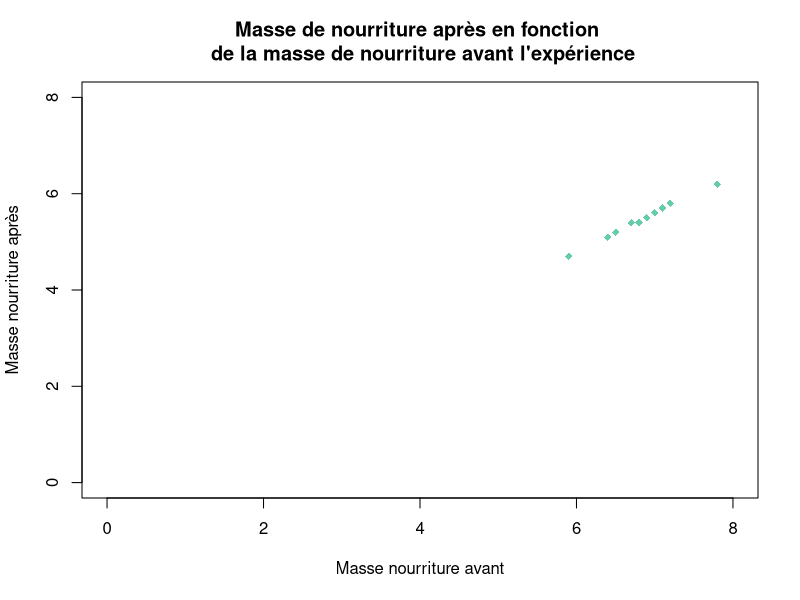
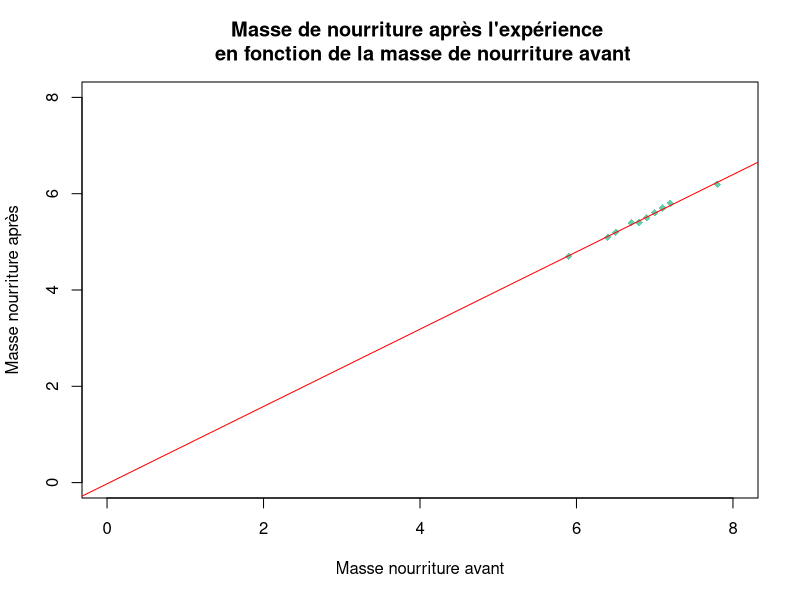
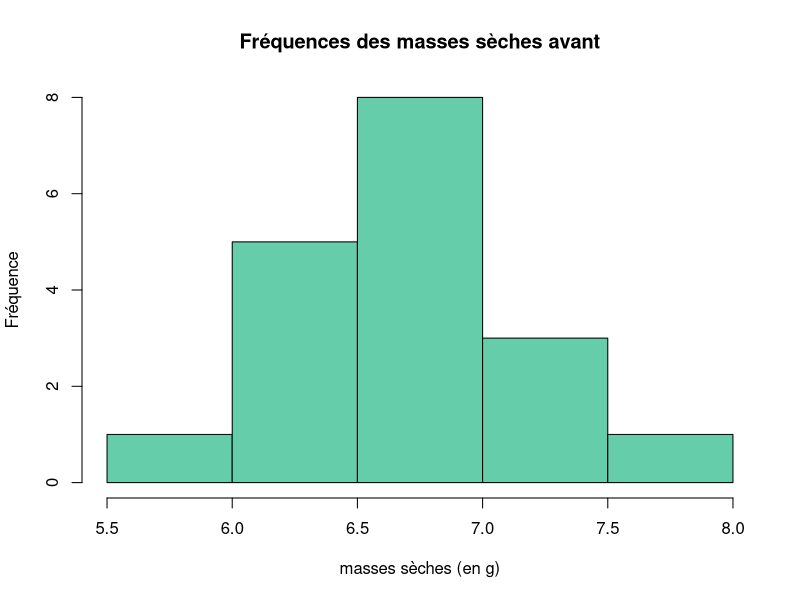
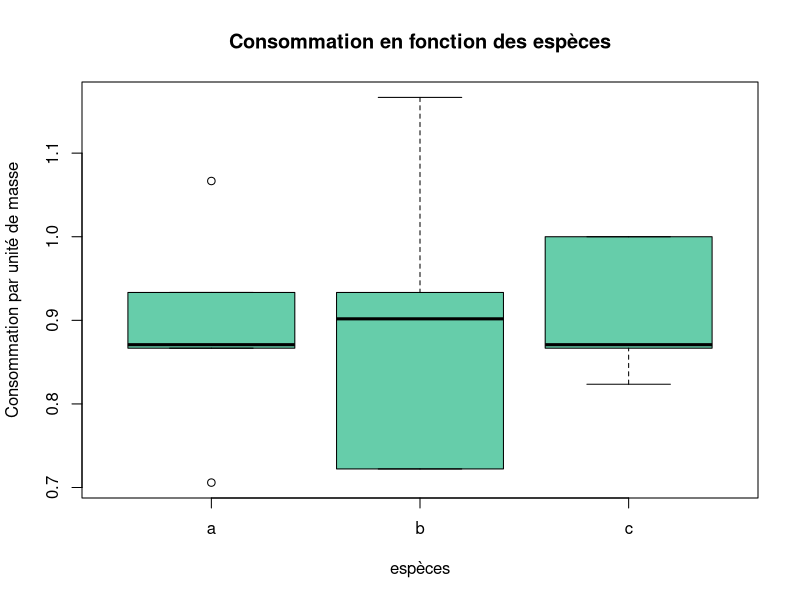

R code for these plots, in order:
## ---- chunk 1
knitr::opts_chunk$set(echo = TRUE)
## ---- chunk 2
setwd("C:/Users/camil/Camille/1_These/5_Monitorat/R_Github_repo/Aide_R_cours")
## ---- chunk 3
data <- read.csv(file = "exemple.csv",
                 sep = ";",
                 dec = ",")

head(data)
## ---- chunk 4
data[, 2]
data[, "traitement"]
data$traitement # le $ est une sorte de raccourci pour dire colonne
## ---- chunk 5
data[5, ]
data["5", ]
## ---- chunk 6
data[3, 6]
data[3, "poids_animal"]
## ---- chunk 7
data$conso_tot <- data$poids_sec_av - data$poids_sec_ap
head(data)
## ---- chunk 8
data$conso_masse <- (data$poids_sec_av - data$poids_sec_ap)/data$poids_animal
head(data)
## ---- chunk 9
plot(x = data$poids_sec_av, y = data$poids_sec_ap,
     xlim = c(0, 8), ylim = c(0, 8), 
     pch = 18, 
     cex = 1, 
     col = "aquamarine3",
     xlab = "Masse nourriture avant", ylab = "Masse nourriture après",
     main = "Masse de nourriture après en fonction \n de la masse de nourriture avant l'expérience")

## ---- chunk 10
# 1/ on créé un modèle pour voir s'il peut "fitter" les données?
model <- lm(data$poids_sec_ap ~ data$poids_sec_av)
## ---- chunk 11
# 2/ on regarde les propriétés de ce modèle:

## le R2 qui exprime le pourcentage de variation de y qui est expliqué par le modèle:
summary(model)$adj.r.squared

## les coefficients du modèle c'est à dire l'ordonnée à l'origine et la pente:
model$coefficients
## ---- chunk 12
# 3/ On peut ensuite refaire le graphique précédent en ajoutant la droite de régression grace à la fonction abline():
plot(x = data$poids_sec_av, y = data$poids_sec_ap,
     xlim = c(0, 8), ylim = c(0, 8), 
     pch = 18, 
     cex = 1, 
     col = "aquamarine3",
     xlab = "Masse nourriture avant", ylab = "Masse nourriture après",
     main = "Masse de nourriture après l'expérience \n en fonction de la masse de nourriture avant")
abline(model, col = "red")
## ---- chunk 13
cor(data$poids_sec_av, data$poids_sec_ap, method = c("pearson"))
## ---- chunk 14
hist(data$poids_sec_av, col = "aquamarine3", main = "Fréquences des masses sèches avant", 
     xlab = "masses sèches (en g)", ylab = "Fréquence")
## ---- chunk 15
boxplot(data$conso_masse ~ data$espece, col = "aquamarine3", 
        main = "Consommation en fonction des espèces", xlab = "espèces", 
        ylab = "Consommation par unité de masse")
